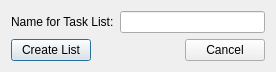
<?xml version="1.0" encoding="UTF-8"?>
<ui version="4.0">
 <class>new_tasklist</class>
 <widget class="QDialog" name="new_tasklist">
  <property name="geometry">
   <rect>
    <x>0</x>
    <y>0</y>
    <width>276</width>
    <height>69</height>
   </rect>
  </property>
  <property name="windowTitle">
   <string>New Task</string>
  </property>
  <property name="modal">
   <bool>false</bool>
  </property>
  <layout class="QGridLayout" name="gridLayout_2">
   <item row="1" column="0">
    <widget class="QPushButton" name="pushButton_2">
     <property name="text">
      <string>Create List</string>
     </property>
    </widget>
   </item>
   <item row="1" column="2">
    <widget class="QPushButton" name="pushButton">
     <property name="text">
      <string>Cancel</string>
     </property>
    </widget>
   </item>
   <item row="1" column="1">
    <spacer name="horizontalSpacer">
     <property name="orientation">
      <enum>Qt::Horizontal</enum>
     </property>
     <property name="sizeHint" stdset="0">
      <size>
       <width>93</width>
       <height>20</height>
      </size>
     </property>
    </spacer>
   </item>
   <item row="0" column="0" colspan="3">
    <layout class="QGridLayout" name="gridLayout">
     <item row="0" column="0">
      <widget class="QLabel" name="label">
       <property name="text">
        <string>Name for Task List:</string>
       </property>
      </widget>
     </item>
     <item row="0" column="1">
      <widget class="QLineEdit" name="lineEdit"/>
     </item>
    </layout>
   </item>
  </layout>
 </widget>
 <resources/>
 <connections>
  <connection>
   <sender>pushButton</sender>
   <signal>clicked()</signal>
   <receiver>new_tasklist</receiver>
   <slot>reject()</slot>
   <hints>
    <hint type="sourcelabel">
     <x>335</x>
     <y>257</y>
    </hint>
    <hint type="destinationlabel">
     <x>361</x>
     <y>209</y>
    </hint>
   </hints>
  </connection>
 </connections>
</ui>
